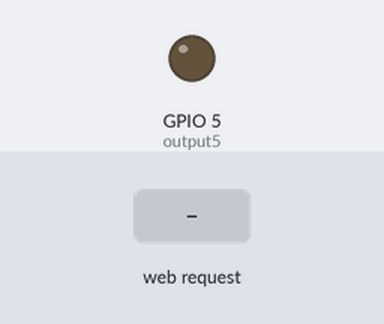
This sketch was run on a simulated ESP8266 (NodeMCU). Shown: output pins drawn as LEDs (lit = HIGH). Inputs (shaded band) come from the test bench. WiFi joins after 1.5 s; servers stay silent unless stated; what the sketch prints to the serial monitor is not drawn.

Above: at 2.7 s.
2.8 s: HTTP request GET /5/ACTIVE received
At 3.1 s:
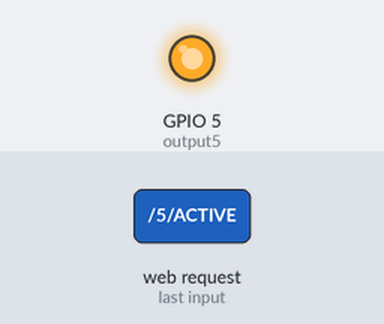
4.3 s: HTTP request GET /5/DEACTIVE received
At 5.4 s:
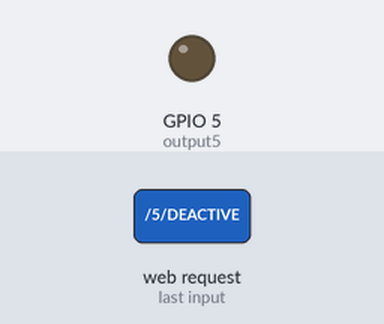
Timing chart, 0 to 7.3 s (numbered marks = the images above; inputs shaded):
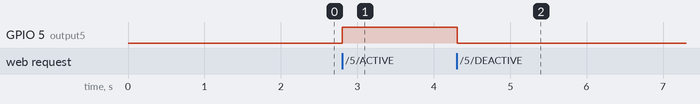

Measured:
- after the input at 2.8 s, GPIO 5 (output5): LOW → HIGH at once
- after the input at 4.3 s, GPIO 5 (output5): HIGH → LOW at once

The sketch:

version1.ino
```cpp
/*********
  Rui Santos
  Complete project details at https://randomnerdtutorials.com
*********/

// Load Wi-Fi library
#include <ESP8266WiFi.h>

// Replace with your network credentials
const char* ssid     = "AUH 408";
const char* password = "0173134469789js";

// Set web server port number to 80
WiFiServer server(80);

// Variable to store the HTTP request
String header;

// Auxiliar variables to store the current output state
String output5State = "DEACTIVE";
//String output4State = "off";

// Assign output variables to GPIO pins
const int output5 = 5;
//const int output4 = 4;

// Current time
unsigned long currentTime = millis();
// Previous time
unsigned long previousTime = 0;
// Define timeout time in milliseconds (example: 2000ms = 2s)
const long timeoutTime = 2000;

void setup() {
  Serial.begin(115200);
  // Initialize the output variables as outputs
  pinMode(output5, OUTPUT);
  //pinMode(output4, OUTPUT);
  // Set outputs to LOW
  digitalWrite(output5, LOW);
  //digitalWrite(output4, LOW);

  // Connect to Wi-Fi network with SSID and password
  Serial.print("Connecting to ");
  Serial.println(ssid);
  WiFi.begin(ssid, password);
  while (WiFi.status() != WL_CONNECTED) {
    delay(500);
    Serial.print(".");
  }
  // Print local IP address and start web server
  Serial.println("");
  Serial.println("WiFi connected.");
  Serial.println("IP address: ");
  Serial.println(WiFi.localIP());
  server.begin();
}

void loop(){
  WiFiClient client = server.available();   // Listen for incoming clients

  if (client) {                             // If a new client connects,
    Serial.println("New Client.");          // print a message out in the serial port
    String currentLine = "";                // make a String to hold incoming data from the client
    currentTime = millis();
    previousTime = currentTime;
    while (client.connected() && currentTime - previousTime <= timeoutTime) { // loop while the client's connected
      currentTime = millis();
      if (client.available()) {             // if there's bytes to read from the client,
        char c = client.read();             // read a byte, then
        Serial.write(c);                    // print it out the serial monitor
        header += c;
        if (c == '\n') {                    // if the byte is a newline character
          // if the current line is blank, you got two newline characters in a row.
          // that's the end of the client HTTP request, so send a response:
          if (currentLine.length() == 0) {
            // HTTP headers always start with a response code (e.g. HTTP/1.1 200 OK)
            // and a content-type so the client knows what's coming, then a blank line:
            client.println("HTTP/1.1 200 OK");
            client.println("Content-type:text/html");
            client.println("Connection: close");
            client.println();

            // turns the GPIOs on and off
            if (header.indexOf("GET /5/ACTIVE") >= 0) {
              Serial.println("GPIO 5 ACTIVE");
              output5State = "ACTIVE";
              digitalWrite(output5, HIGH);
            } else if (header.indexOf("GET /5/DEACTIVE") >= 0) {
              Serial.println("GPIO 5 DEACTIVE");
              output5State = "DEACTIVE";
              digitalWrite(output5, LOW);
            }
            /*else if (header.indexOf("GET /4/ACTIVE") >= 0) {
              Serial.println("GPIO 4 ACTIVE");
              output4State = "ACTIVE";
              digitalWrite(output4, HIGH);
            } else if (header.indexOf("GET /4/DEACTIVE") >= 0) {
              Serial.println("GPIO 4 DEACTIVE");
              output4State = "DEACTIVE";
              digitalWrite(output4, LOW);
            }*/

            // Display the HTML web page
            client.println("<!DOCTYPE html><html>");
            client.println("<head><meta name=\"viewport\" content=\"width=device-width, initial-scale=1\">");
            client.println("<link rel=\"icon\" href=\"data:,\">");
            // CSS to style the on/off buttons
            // Feel free to change the background-color and font-size attributes to fit your preferences
            client.println("<style>html { font-family: Helvetica; display: inline-block; margin: 0px auto; text-align: center;}");
            client.println(".button { background-color: #195B6A; border: none; color: white; padding: 16px 40px;");
            client.println("text-decoration: none; font-size: 30px; margin: 2px; cursor: pointer;}");
            client.println(".button2 {background-color: #77878A;}</style></head>");

            // Web Page Heading
            client.println("<body bgcolor='grey'><h1>AULA 409 Control Room</h1>");

            // Display current state, and ON/OFF buttons for GPIO 5
            client.println("<p>light1  " + output5State + "</p>");
            // If the output5State is off, it displays the ON button
            if (output5State=="DEACTIVE") {
              client.println("<p><a href=\"/5/ACTIVE\"><button class=\"button\">ACTIVE</button></a></p>");
            } else {
              client.println("<p><a href=\"/5/DEACTIVE\"><button class=\"button button2\">DEACTIVE</button></a></p>");
            }

            // Display current state, and ON/OFF buttons for GPIO 4
            //client.println("<p>GPIO 4 - State " + output4State + "</p>");
            // If the output4State is off, it displays the ON button
           // if (output4State=="off") {
             // client.println("<p><a href=\"/4/on\"><button class=\"button\">ON</button></a></p>");
           // } else {
            //  client.println("<p><a href=\"/4/off\"><button class=\"button button2\">OFF</button></a></p>");
           // }
            //client.println("</body></html>");

            // The HTTP response ends with another blank line
            client.println();
            // Break out of the while loop
            break;
          } else { // if you got a newline, then clear currentLine
            currentLine = "";
          }
        } else if (c != '\r') {  // if you got anything else but a carriage return character,
          currentLine += c;      // add it to the end of the currentLine
        }
      }
    }
    // Clear the header variable
    header = "";
    // Close the connection
    client.stop();
    Serial.println("Client disconnected.");
    Serial.println("");
  }
}
```
